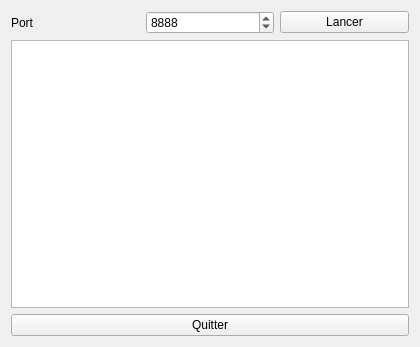
<?xml version="1.0" encoding="UTF-8"?>
<ui version="4.0">
 <class>UiServeurTcp</class>
 <widget class="QWidget" name="UiServeurTcp">
  <property name="geometry">
   <rect>
    <x>0</x>
    <y>0</y>
    <width>420</width>
    <height>347</height>
   </rect>
  </property>
  <property name="windowTitle">
   <string>UiServeurTcp</string>
  </property>
  <layout class="QVBoxLayout" name="verticalLayout">
   <item>
    <layout class="QHBoxLayout" name="horizontalLayout">
     <item>
      <widget class="QLabel" name="label">
       <property name="text">
        <string>Port</string>
       </property>
      </widget>
     </item>
     <item>
      <widget class="QSpinBox" name="spinBoxPort">
       <property name="minimum">
        <number>1025</number>
       </property>
       <property name="maximum">
        <number>65535</number>
       </property>
       <property name="value">
        <number>8888</number>
       </property>
      </widget>
     </item>
     <item>
      <widget class="QPushButton" name="pushButton">
       <property name="text">
        <string>Lancer</string>
       </property>
      </widget>
     </item>
    </layout>
   </item>
   <item>
    <widget class="QTextEdit" name="textEditMessage"/>
   </item>
   <item>
    <widget class="QPushButton" name="pushButton_2">
     <property name="text">
      <string>Quitter</string>
     </property>
    </widget>
   </item>
  </layout>
 </widget>
 <resources/>
 <connections/>
</ui>
